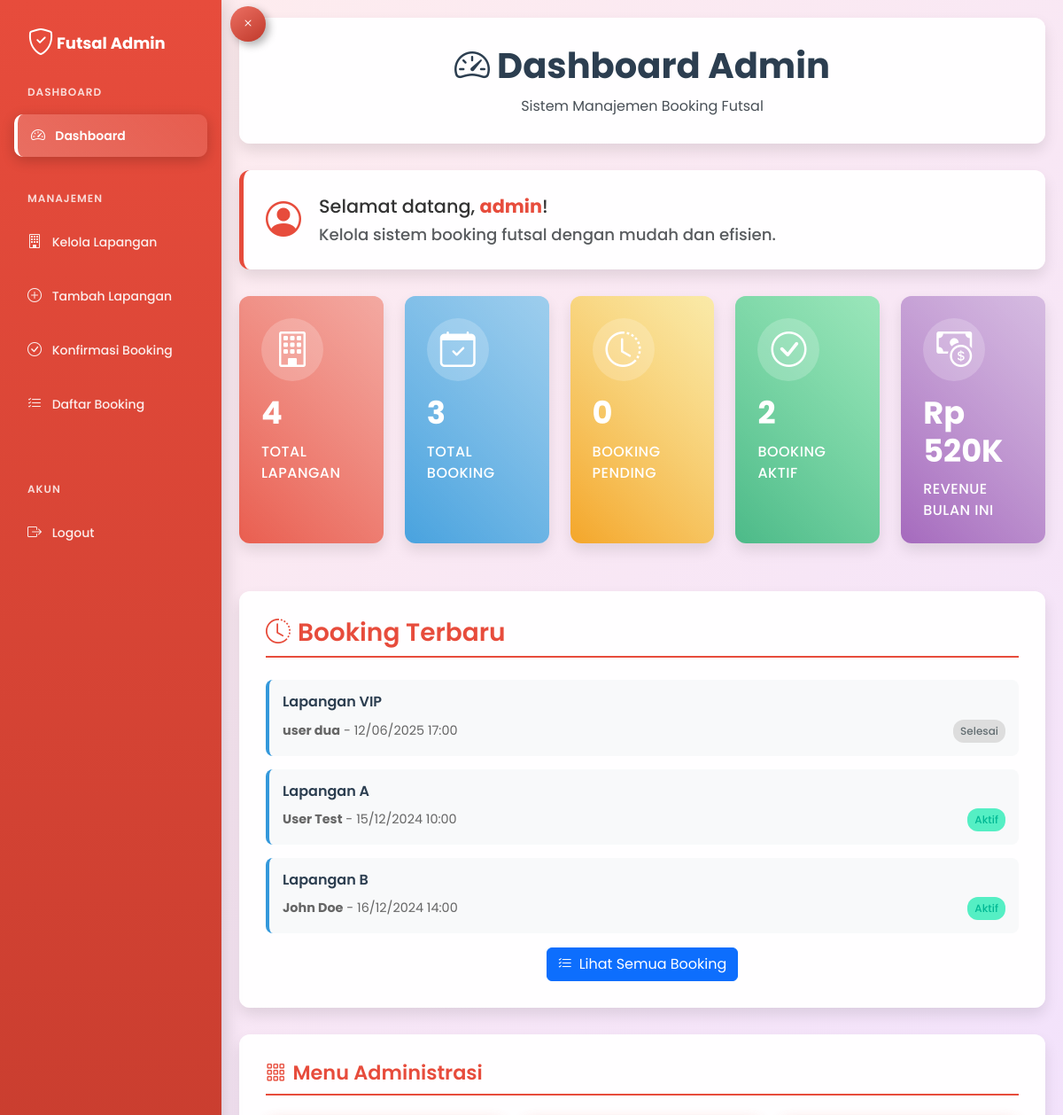
/admin/dashboard.php (signed in, upper part), run on an earlier commit of the app's database.
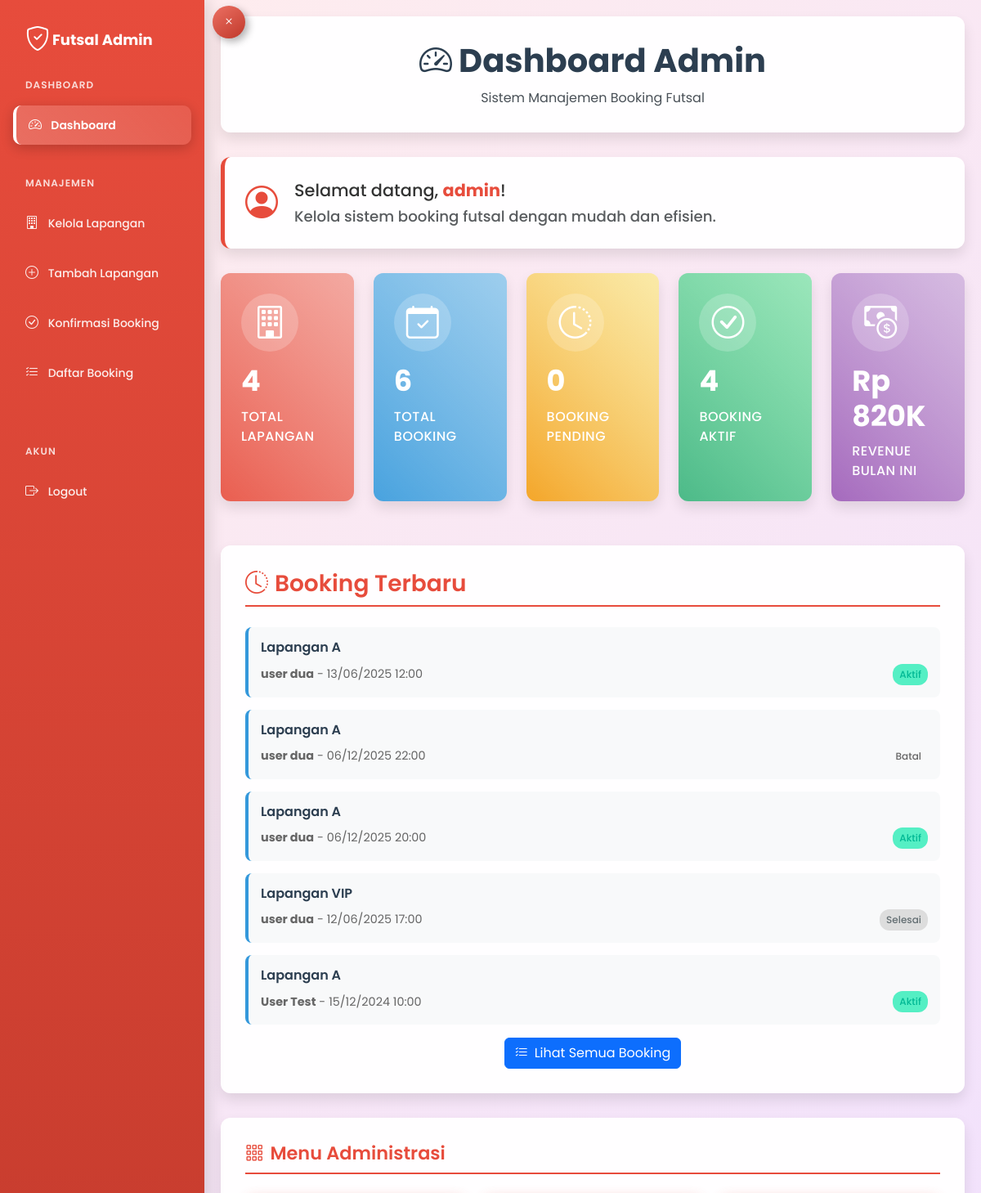
And on a later commit of the database.
### tables this page shows
CREATE TABLE `booking` (
  `id` int(11) NOT NULL,
  `id_user` int(11) NOT NULL,
  `id_lapangan` int(11) NOT NULL,
  `tanggal` date NOT NULL,
  `jam` time NOT NULL,
  `lama_sewa` int(11) NOT NULL,
  `kontak` varchar(20) NOT NULL,
  `status` enum('pending','aktif','batal','selesai') DEFAULT 'pending',
  `status_pembayaran` enum('dp','lunas','refund') NOT NULL,
  `total_dibayar` int(11) NOT NULL,
  `total_pinalti` int(11) NOT NULL,
  `created_at` timestamp NOT NULL DEFAULT current_timestamp(),
  `updated_at` timestamp NOT NULL DEFAULT current_timestamp() ON UPDATE current_timestamp()
);

CREATE TABLE `lapangan` (
  `id` int(11) NOT NULL,
  `nama` varchar(100) NOT NULL,
  `tipe` varchar(50) NOT NULL,
  `harga` int(11) NOT NULL,
  `status` enum('tersedia','habis') DEFAULT 'tersedia',
  `gambar` varchar(255) DEFAULT NULL,
  `created_at` timestamp NOT NULL DEFAULT current_timestamp(),
  `updated_at` timestamp NOT NULL DEFAULT current_timestamp() ON UPDATE current_timestamp()
);

CREATE TABLE `users` (
  `id` int(11) NOT NULL,
  `username` varchar(50) NOT NULL,
  `email` varchar(100) NOT NULL,
  `password` varchar(255) NOT NULL,
  `full_name` varchar(100) NOT NULL,
  `phone` varchar(20) NOT NULL,
  `created_at` timestamp NOT NULL DEFAULT current_timestamp(),
  `updated_at` timestamp NOT NULL DEFAULT current_timestamp() ON UPDATE current_timestamp()
);

### admin/dashboard.php (the view, shortened to what the changed rows need)
<?php
include('../config/database.php');
$totalBookingQuery = "SELECT COUNT(*) as total FROM booking";
$bookingResult = mysqli_query($connection, $totalBookingQuery);
$totalBooking = mysqli_fetch_assoc($bookingResult)['total'];
$activeQuery = "SELECT COUNT(*) as active FROM booking WHERE status = 'aktif'";
$activeResult = mysqli_query($connection, $activeQuery);
$activeCount = mysqli_fetch_assoc($activeResult)['active'];
$recentBookingsQuery = "
    SELECT b.*, u.username, u.full_name, l.nama as nama_lapangan
    FROM booking b
    JOIN users u ON b.id_user = u.id
    JOIN lapangan l ON b.id_lapangan = l.id
    ORDER BY b.created_at DESC
    LIMIT 5
";
$recentResult = mysqli_query($connection, $recentBookingsQuery);
$recentBookings = [];
while ($row = mysqli_fetch_assoc($recentResult)) {
    $recentBookings[] = $row;
}
$revenueQuery = "
    SELECT SUM(l.harga * b.lama_sewa) as revenue
    FROM booking b
    JOIN lapangan l ON b.id_lapangan = l.id
    WHERE b.status IN ('aktif', 'selesai')
    AND MONTH(b.created_at) = MONTH(CURRENT_DATE())
    AND YEAR(b.created_at) = YEAR(CURRENT_DATE())
";
$revenueResult = mysqli_query($connection, $revenueQuery);
$revenue = mysqli_fetch_assoc($revenueResult)['revenue'] ?? 0;
?>
<!DOCTYPE html>
<html lang="id">
<head>
    <link href="https://cdn.jsdelivr.net/npm/bootstrap@5.3.2/dist/css/bootstrap.min.css" rel="stylesheet">
    <link href="https://cdn.jsdelivr.net/npm/bootstrap-icons@1.10.0/font/bootstrap-icons.css" rel="stylesheet">
</head>
<body>
    <div class="container">
        <div class="page-header fade-in">
            <h1><i class="bi bi-speedometer2 me-2"></i>Dashboard Admin</h1>
        </div>
        <div class="stats-section">
            <div class="row">
                <div class="col-lg-2-4 col-md-4 col-sm-6 mb-4 fade-in delay-2">
                    <a href="daftar_booking.php" class="text-decoration-none">
                        <div class="stat-card card-booking">
                            <div class="icon"><i class="bi bi-calendar-check"></i></div>
                            <h3><?php echo $totalBooking; ?></h3>
                            <p>Total Booking</p>
                        </div>
                    </a>
                </div>
                <div class="col-lg-2-4 col-md-4 col-sm-6 mb-4 fade-in delay-4">
                    <div class="stat-card card-active">
                        <div class="icon"><i class="bi bi-check-circle"></i></div>
                        <h3><?php echo $activeCount; ?></h3>
                        <p>Booking Aktif</p>
                    </div>
                </div>
                <div class="col-lg-2-4 col-md-4 col-sm-6 mb-4 fade-in delay-5">
                    <div class="stat-card card-revenue">
                        <div class="icon"><i class="bi bi-cash-coin"></i></div>
                        <h3>Rp <?php echo number_format($revenue / 1000, 0); ?>K</h3>
                        <p>Revenue Bulan Ini</p>
                    </div>
                </div>
            </div>
        </div>
        <div class="recent-section fade-in">
            <?php if (empty($recentBookings)): ?>
                <div class="text-center py-4">
                    <i class="bi bi-inbox display-4 text-muted"></i>
                    <p class="text-muted mt-2">Belum ada booking</p>
                </div>
            <?php else: ?>
                <?php foreach ($recentBookings as $booking): ?>
                    <div class="recent-item">
                        <h6><?php echo htmlspecialchars($booking['nama_lapangan']); ?></h6>
                        <div class="details">
                            <div>
                                <strong><?php echo htmlspecialchars($booking['full_name']); ?></strong> -
                                <?php echo date('d/m/Y H:i', strtotime($booking['tanggal'] . ' ' . $booking['jam'])); ?>
                            </div>
                            <span class="status-badge status-<?php echo $booking['status']; ?>">
                                <?php echo ucfirst($booking['status']); ?>
                            </span>
                        </div>
                    </div>
                <?php endforeach; ?>
            <?php endif; ?>
        </div>
    </div>
</body>
</html>

What changed in the data, as far as the page shows it:
no longer on this page (row edited): booking: id_lapangan.nama "Lapangan B", id_user.full_name "John Doe", tanggal+jam "16/12/2024 14:00", status "Aktif"
added booking: id_lapangan.nama "Lapangan A", id_user.full_name "user dua", tanggal+jam "13/06/2025 12:00", status "Aktif"
added booking: id_lapangan.nama "Lapangan A", id_user.full_name "user dua", tanggal+jam "06/12/2025 22:00", status "Batal"
added booking: id_lapangan.nama "Lapangan A", id_user.full_name "user dua", tanggal+jam "06/12/2025 20:00", status "Aktif"
Also different on the page:
$totalBooking: "3" → "6"
$activeCount: "2" → "4"
$revenue / 1000: "520" → "820"
